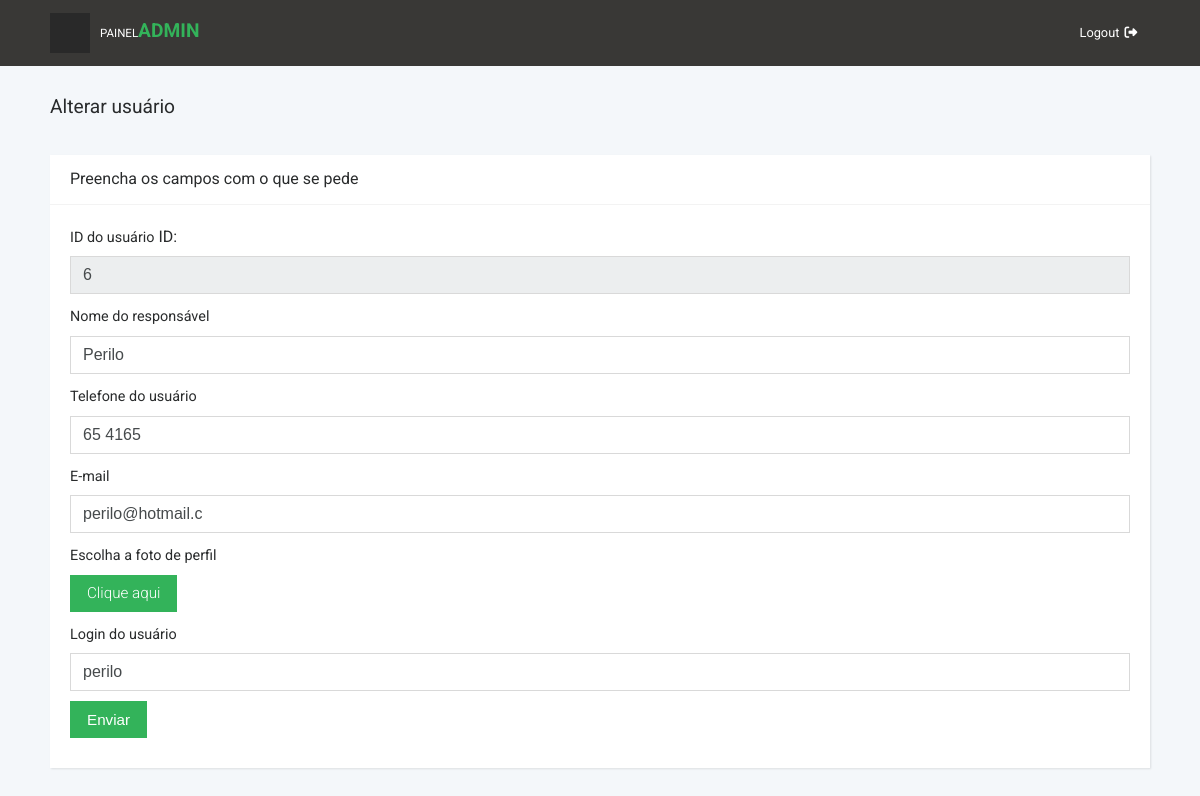
Page /Admin/alterarEmpresa.php?id=6 (signed in) on the committed database.
### tables this page shows
CREATE TABLE `empresa` (
  `id_empresa` int(11) NOT NULL,
  `nome_empresa` varchar(100) NOT NULL,
  `telefone_empresa` varchar(21) NOT NULL,
  `cep` varchar(30) NOT NULL,
  `num` varchar(30) NOT NULL,
  `uf` varchar(5) NOT NULL,
  `bairro` varchar(160) NOT NULL,
  `cidade` varchar(100) NOT NULL,
  `rua` varchar(100) NOT NULL,
  `nome_responsavel` varchar(100) NOT NULL,
  `email_responsavel` varchar(100) NOT NULL,
  `telefone_responsavel` varchar(30) NOT NULL,
  `nivel` enum('Farmacia','HomeCare') DEFAULT NULL,
  `login` varchar(32) NOT NULL,
  `senha` varchar(32) NOT NULL,
  `data_cadastro` datetime DEFAULT NULL
);

### Admin/alterarEmpresa.php (the view, shortened to what this page needs)
<?php
	  include ("inicio.php");
	  include("conexao.php");
			if(isset($_GET['id']))
		{
			$id=$_GET['id'];
			$sql = "select * from empresa where id_empresa='$id'";
			$resultado = $conexao->query($sql);
			$linha = $resultado->fetch_object();
		}
?>
	   <section class="forms">
        <div class="container-fluid">
          <header>
            <h1 class="h3 display">Alterar usuário</h1>
          </header>
          <div class="row">
            <div class="col-lg-12">
              <div class="card">
                <div class="card-header d-flex align-items-center">
                  <h2 class="h5 display display">Preencha os campos com o que se pede</h2>
                </div>
                <div class="card-block">
                  <form action="confirmaAlterarEmpresa.php" method="post" enctype="multipart/form-data" align="auto">
					<div class="form-group">
                      <label>ID do usuário</label>
					  <?php echo "ID: <input name=\"id\" readonly=\"true\" type=\"text\" value=\"$linha->id_empresa\" class='form-control'>";?>
                    </div>
                    <div class="form-group">
                      <label>Nome do responsável</label>
                      <input type="text" placeholder="Nome Completo" value="<?php echo $linha->nome_responsavel;?>" name="nome_responsavel" class="form-control">
                    </div>
					<div class="form-group">
                      <label>Telefone do usuário</label>
                      <input type="text" placeholder="Telefone" value="<?php echo $linha->telefone_responsavel;?>"name="telefone" id="telefone" class="form-control" onkeypress="mascara(this, '## ####-####')" maxlength="12">
                    </div>
					<div class="form-group">
                      <label>E-mail</label>
                      <input type="email" placeholder="E-mail" value="<?php echo $linha->email_responsavel;?>"name="email" class="form-control">
                    </div>
					<div class="form-group">
					<div class="form-group">
					<label> Escolha a foto de perfil</label>
					  <div style="position:relative;">
						<a class='btn btn-primary' href='javascript:;'>
						Clique aqui
						</a>
						</div>
					</div>
                      <label>Login do usuário</label>
                      <input type="text" placeholder="Login" value="<?php echo $linha->login;?>"name="login" class="form-control">
                    </div>
                    <div class="form-group">
                      <input type="submit" value="Enviar" class="btn btn-primary">
                    </div>
                  </form>
                </div>
              </div>
            </div>
            </div>
           </div>
      </section>

### Admin/css/style.default.css (style rules this page uses)
a { display: inline-block; text-decoration: none; color: #fff; transition: all 0.3s; }
body { overflow-x: hidden; }
h2 { color: #555; font-weight: 400; }
.card { height: 100%; border: none; background: #fff; box-shadow: 1px 1px 2px rgba(0, 0, 0, 0.1); border-radius: 0; }
.card-header { height: 50px; background-color: #fff; border-bottom-color: #f3f3f3; border-top: none; }
.card-header h2, .card-header h3 { margin-bottom: 0; }
.display { font-weight: 400 !important; }
@media (min-width: 992px) { .container-fluid { padding: 0 50px; } }
section.forms div[class*="col-"] { margin-bottom: 30px; }
section.forms header { padding: 30px 0; }
section.forms .form-group { margin-bottom: 0; }
section.forms .btn-primary, section.forms .btn-secondary { font-weight: 300; font-size: 0.75em; border-radius: 0; }
section.forms input.form-control { border-radius: 0; }
section.forms .form-group { margin-bottom: 10px; }
section.forms label { font-size: 0.8em; }
@media (min-width: 992px) { section.forms h2 { font-size: 1rem; } }
@media (min-width: 992px) { section.forms input.form-control { border-radius: 0; } }
@media (min-width: 992px) { section.forms label { font-size: 0.9em; } }
@media (min-width: 992px) { section.forms .btn-primary, section.forms .btn-secondary { font-size: 0.95em; } }
.btn { font-weight: normal; line-height: 1.25; border: 1px solid transparent; padding: 0.5rem 1rem; font-size: 1rem; border-radius: 0.25rem; transition: all 0.2s ease-in-out; }
.btn-primary { color: #fff; background-color: #33b35a; border-color: #33b35a; }
body { font-family: "Roboto", sans-serif; font-size: 1rem; font-weight: normal; line-height: 1.5; color: #292b2c; background-color: #fff; }
a { color: #33b35a; text-decoration: none; }
h1, h2, h3, h4, h5, h6, .h1, .h2, .h3, .h4, .h5, .h6 { margin-bottom: 0.5rem; font-family: "Roboto", sans-serif; font-weight: 500; line-height: 1.1; color: inherit; }
h1, .h1 { font-size: 1.5rem; }
h2, .h2 { font-size: 1.3rem; }
h3, .h3 { font-size: 1.2rem; }
h5, .h5 { font-size: 0.9rem; }

### rows in the picture
empresa: id "6", nome_responsavel "Perilo", telefone "65 4165", email "perilo@hotmail.c", login "perilo"
